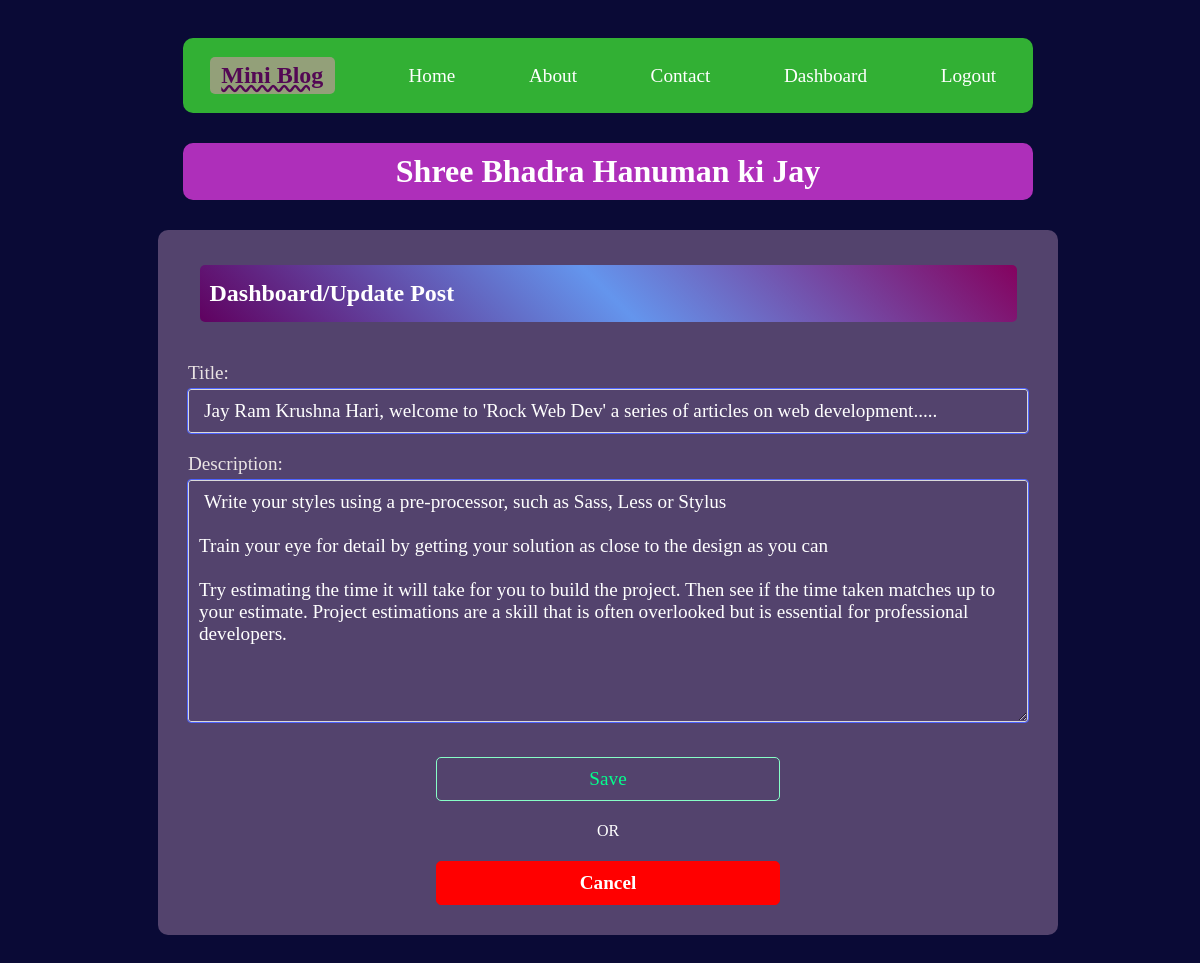
The app's page /edit_post/7 (signed in) with its own data.
### blog/models.py (models this page shows)
class Post(models.Model):
  title = models.CharField(max_length=200)
  description = models.TextField()

### blog/views.py (the view)
# urls.py: path('edit_post/<int:post_id>', views.edit_post, name='edit_post'),
def edit_post(request, post_id):
  if request.user.is_authenticated:
    post = Post.objects.get(pk=post_id)
    if request.method == 'POST':
      form = PostEditForm(request.POST, instance=post)
      if form.is_valid():
        form.save()
        messages.success(request, "Post updated SUCCESSFULLY !!")
        return HttpResponseRedirect('/dashboard/')
    else:
      form = PostEditForm(instance=post)
    return render(request, 'blog/add_edit_post.html', {'form': form, 'add_post': False})
  else:
    return HttpResponseRedirect('/login/')

### blog/forms.py
class PostEditForm(forms.ModelForm):
  class Meta():
    model = Post
    fields = ('title', 'description')
    widgets = {
      'title': forms.TextInput(attrs={'placeholder': 'Enter Post Title here....'}),
      'description': forms.Textarea(attrs={'placeholder': 'Enter Description of Post here....'}),
    }

### blog/templates/blog/add_edit_post.html (shortened to what this page needs)
{% extends "blog/base.html" %}
{% block body  %}
  {% include "blog/nav.html" %}
  <h1>Shree Bhadra Hanuman ki Jay </h1>
  <div class="form-container">
    {% if add_post %}
      <h2 class='update-edit-path'>Dashboard/Add Post</h2>
      {% else %}
      <h2 class='update-edit-path'>Dashboard/Update Post</h2>
    {% endif %}
    {% include 'blog/form.html' with p='Save' %}
    <div class="option-btn-container">
      <p>OR</p>
      <a class='login-option-link back-btn' href="{% url 'dashboard' %}">Cancel</a>
    </div>
  </div>
{% endblock body  %}

### blog/templates/blog/form.html (shortened to what this page needs)
<form action="" method='POST' novalidate>
  {% for field  in form  %}
    <div class="input-field-wrapper">
      {{field.label_tag}}
      {{field}}
    </div>
  {% endfor %}
  <input class="signup-button" type="submit" value="{{p}}">
</form>

### blog/static/blog/css/index.css (style rules this page uses)
* { border: none; font-family: cursive; box-sizing: border-box; outline: none; }
body { min-height: 100vh; width: 100%; background-color: #0a0a36; color: #fff; padding: 20px; }
h1 { background-color: #f841f5b0; color: #fff; padding: 10px 20px; max-width: 850px; text-align: center; margin: 30px auto; border-radius: 10px; }
.form-container { margin: 10px auto 50px; min-width:350px; max-width:900px; padding: 30px 20px; background-color: #fac7ec4d; border-radius: 10px; }
.form-container h2 { margin: 5px auto 15px; padding: 15px 10px; width:95%; border-radius: 5px; background: linear-gradient(45deg, #600160, #6495ed, #84025f); text-align: center; font-weight: 600; }
.form-container .update-edit-path { margin: 5px auto 30px; padding: 15px 10px; border-radius: 5px; width: 95%; background: linear-gradient(45deg, #fac7ec4d); font-weight: 600; text-align: left; }
form { width: 100%; margin: 5px auto 0; padding: 10px 0 0; display: flex; flex-direction: column; align-items: center; row-gap: 15px; }
.input-field-wrapper { width: 100%; font-size: 1.2rem; padding: 0 10px; }
.input-field-wrapper label { color: #eae4e4; }
.input-field-wrapper input, .input-field-wrapper textarea { padding: 10px; margin: 5px 0; font-size: 1.2rem; width: 100%; border: 1px solid #dadada; outline: 1px solid #4e63fe; text-indent: 5px; border-radius: 3px; color: #fff; background-color: transparent; }
.input-field-wrapper input::placeholder { color: #b7b7b7; text-indent: 5px; }
.signup-button { padding: 10px 20px; border-radius: 5px; background-color: transparent; font-size: 1.2rem; width: 40%; margin: 10px auto 5px; text-align: center; cursor: pointer; }
.signup-button { border: 1px solid #87fec7; color: #03ff8d; }
.option-btn-container { width: 100%; display: flex; flex-direction: column; align-items: center; justify-content: center; row-gap: 5px; color: #fff; }
.login-option-link { width: 40%; text-align: center; text-decoration: none; font-size: 1.2rem; font-weight: 600; color: #fff; padding: 10px 20px; border-radius: 5px; background-color: #c77801; border: 1px solid #c77801; }
.back-btn { background-color: #ff0000; border: 1px solid #ff0000; }

### records on screen
Post: form "Jay Ram Krushna Hari, welcome to 'Rock Web Dev' a series of articles on web development....." "Write your styles using a pre-processor, such as Sass, Less or Stylus Train your eye for detail by getting your solution as close to the design as you can Try estimating the time it will take for you to build the project. Then see if the time taken matches up to your estimate. Project estimations are a skill that is often overlooked but is essential for professional developers."

### other values on screen
{{ field.label_tag }} "Title:" "Description:"
